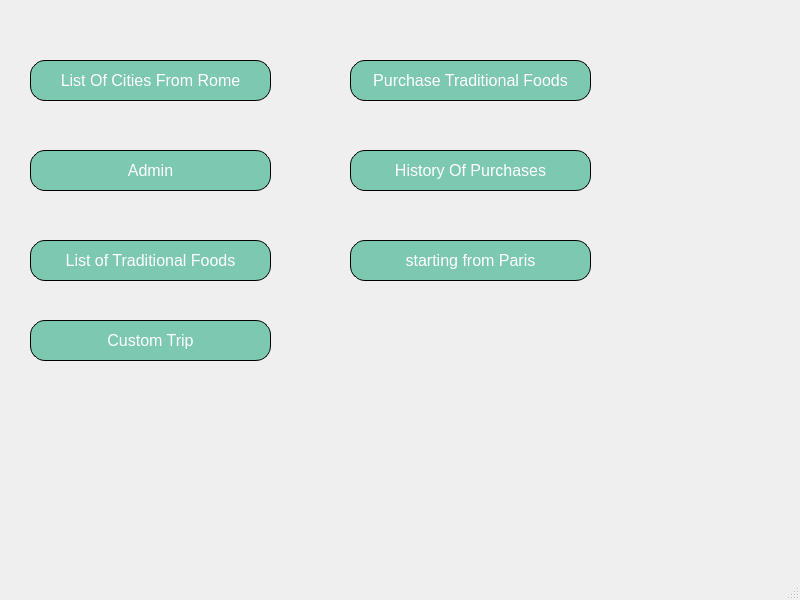
<?xml version="1.0" encoding="UTF-8"?>
<ui version="4.0">
 <class>MainWindow</class>
 <widget class="QMainWindow" name="MainWindow">
  <property name="geometry">
   <rect>
    <x>0</x>
    <y>0</y>
    <width>800</width>
    <height>600</height>
   </rect>
  </property>
  <property name="palette">
   <palette>
    <active>
     <colorrole role="Button">
      <brush brushstyle="SolidPattern">
       <color alpha="255">
        <red>143</red>
        <green>240</green>
        <blue>219</blue>
       </color>
      </brush>
     </colorrole>
    </active>
    <inactive>
     <colorrole role="Button">
      <brush brushstyle="SolidPattern">
       <color alpha="255">
        <red>236</red>
        <green>236</green>
        <blue>236</blue>
       </color>
      </brush>
     </colorrole>
    </inactive>
    <disabled>
     <colorrole role="Button">
      <brush brushstyle="SolidPattern">
       <color alpha="255">
        <red>143</red>
        <green>240</green>
        <blue>219</blue>
       </color>
      </brush>
     </colorrole>
    </disabled>
   </palette>
  </property>
  <property name="font">
   <font>
    <family>Arial</family>
   </font>
  </property>
  <property name="windowTitle">
   <string>MainWindow</string>
  </property>
  <widget class="QWidget" name="centralwidget">
   <widget class="QPushButton" name="pushButton">
    <property name="geometry">
     <rect>
      <x>30</x>
      <y>60</y>
      <width>241</width>
      <height>41</height>
     </rect>
    </property>
    <property name="font">
     <font>
      <family>Arial</family>
      <pointsize>-1</pointsize>
     </font>
    </property>
    <property name="cursor">
     <cursorShape>PointingHandCursor</cursorShape>
    </property>
    <property name="styleSheet">
     <string notr="true">QPushButton{
text-align: center;
color: white;
font-size: 16px;
background-color: #7cc8b1;
border: 1px solid black;
border-radius: 15px;
}</string>
    </property>
    <property name="text">
     <string>List Of Cities From Rome</string>
    </property>
   </widget>
   <widget class="QPushButton" name="pushButton_2">
    <property name="geometry">
     <rect>
      <x>30</x>
      <y>150</y>
      <width>241</width>
      <height>41</height>
     </rect>
    </property>
    <property name="font">
     <font>
      <family>Arial</family>
      <pointsize>-1</pointsize>
     </font>
    </property>
    <property name="cursor">
     <cursorShape>PointingHandCursor</cursorShape>
    </property>
    <property name="styleSheet">
     <string notr="true">QPushButton{
text-align: center;
color: white;
font-size: 16px;
background-color: #7cc8b1;
border: 1px solid black;
border-radius: 15px;
}</string>
    </property>
    <property name="text">
     <string>Admin</string>
    </property>
   </widget>
   <widget class="QPushButton" name="pushButton_displayFood">
    <property name="geometry">
     <rect>
      <x>30</x>
      <y>240</y>
      <width>241</width>
      <height>41</height>
     </rect>
    </property>
    <property name="palette">
     <palette>
      <active>
       <colorrole role="WindowText">
        <brush brushstyle="SolidPattern">
         <color alpha="255">
          <red>255</red>
          <green>255</green>
          <blue>255</blue>
         </color>
        </brush>
       </colorrole>
       <colorrole role="Button">
        <brush brushstyle="SolidPattern">
         <color alpha="255">
          <red>124</red>
          <green>200</green>
          <blue>177</blue>
         </color>
        </brush>
       </colorrole>
       <colorrole role="Text">
        <brush brushstyle="SolidPattern">
         <color alpha="255">
          <red>255</red>
          <green>255</green>
          <blue>255</blue>
         </color>
        </brush>
       </colorrole>
       <colorrole role="ButtonText">
        <brush brushstyle="SolidPattern">
         <color alpha="255">
          <red>255</red>
          <green>255</green>
          <blue>255</blue>
         </color>
        </brush>
       </colorrole>
       <colorrole role="Base">
        <brush brushstyle="SolidPattern">
         <color alpha="255">
          <red>124</red>
          <green>200</green>
          <blue>177</blue>
         </color>
        </brush>
       </colorrole>
       <colorrole role="Window">
        <brush brushstyle="SolidPattern">
         <color alpha="255">
          <red>124</red>
          <green>200</green>
          <blue>177</blue>
         </color>
        </brush>
       </colorrole>
       <colorrole role="PlaceholderText">
        <brush brushstyle="SolidPattern">
         <color alpha="255">
          <red>255</red>
          <green>255</green>
          <blue>255</blue>
         </color>
        </brush>
       </colorrole>
      </active>
      <inactive>
       <colorrole role="WindowText">
        <brush brushstyle="SolidPattern">
         <color alpha="255">
          <red>255</red>
          <green>255</green>
          <blue>255</blue>
         </color>
        </brush>
       </colorrole>
       <colorrole role="Button">
        <brush brushstyle="SolidPattern">
         <color alpha="255">
          <red>124</red>
          <green>200</green>
          <blue>177</blue>
         </color>
        </brush>
       </colorrole>
       <colorrole role="Text">
        <brush brushstyle="SolidPattern">
         <color alpha="255">
          <red>255</red>
          <green>255</green>
          <blue>255</blue>
         </color>
        </brush>
       </colorrole>
       <colorrole role="ButtonText">
        <brush brushstyle="SolidPattern">
         <color alpha="255">
          <red>255</red>
          <green>255</green>
          <blue>255</blue>
         </color>
        </brush>
       </colorrole>
       <colorrole role="Base">
        <brush brushstyle="SolidPattern">
         <color alpha="255">
          <red>124</red>
          <green>200</green>
          <blue>177</blue>
         </color>
        </brush>
       </colorrole>
       <colorrole role="Window">
        <brush brushstyle="SolidPattern">
         <color alpha="255">
          <red>124</red>
          <green>200</green>
          <blue>177</blue>
         </color>
        </brush>
       </colorrole>
       <colorrole role="PlaceholderText">
        <brush brushstyle="SolidPattern">
         <color alpha="255">
          <red>255</red>
          <green>255</green>
          <blue>255</blue>
         </color>
        </brush>
       </colorrole>
      </inactive>
      <disabled>
       <colorrole role="WindowText">
        <brush brushstyle="SolidPattern">
         <color alpha="255">
          <red>255</red>
          <green>255</green>
          <blue>255</blue>
         </color>
        </brush>
       </colorrole>
       <colorrole role="Button">
        <brush brushstyle="SolidPattern">
         <color alpha="255">
          <red>124</red>
          <green>200</green>
          <blue>177</blue>
         </color>
        </brush>
       </colorrole>
       <colorrole role="Text">
        <brush brushstyle="SolidPattern">
         <color alpha="255">
          <red>255</red>
          <green>255</green>
          <blue>255</blue>
         </color>
        </brush>
       </colorrole>
       <colorrole role="ButtonText">
        <brush brushstyle="SolidPattern">
         <color alpha="255">
          <red>255</red>
          <green>255</green>
          <blue>255</blue>
         </color>
        </brush>
       </colorrole>
       <colorrole role="Base">
        <brush brushstyle="SolidPattern">
         <color alpha="255">
          <red>124</red>
          <green>200</green>
          <blue>177</blue>
         </color>
        </brush>
       </colorrole>
       <colorrole role="Window">
        <brush brushstyle="SolidPattern">
         <color alpha="255">
          <red>124</red>
          <green>200</green>
          <blue>177</blue>
         </color>
        </brush>
       </colorrole>
       <colorrole role="PlaceholderText">
        <brush brushstyle="SolidPattern">
         <color alpha="255">
          <red>255</red>
          <green>255</green>
          <blue>255</blue>
         </color>
        </brush>
       </colorrole>
      </disabled>
     </palette>
    </property>
    <property name="cursor">
     <cursorShape>PointingHandCursor</cursorShape>
    </property>
    <property name="styleSheet">
     <string notr="true">QPushButton{
text-align: center;
color: white;
font-size: 16px;
background-color: #7cc8b1;
border: 1px solid black;
border-radius: 15px;
}</string>
    </property>
    <property name="text">
     <string>List of Traditional Foods</string>
    </property>
   </widget>
   <widget class="QPushButton" name="pushButton_displayFood_2">
    <property name="geometry">
     <rect>
      <x>350</x>
      <y>60</y>
      <width>241</width>
      <height>41</height>
     </rect>
    </property>
    <property name="palette">
     <palette>
      <active>
       <colorrole role="WindowText">
        <brush brushstyle="SolidPattern">
         <color alpha="255">
          <red>255</red>
          <green>255</green>
          <blue>255</blue>
         </color>
        </brush>
       </colorrole>
       <colorrole role="Button">
        <brush brushstyle="SolidPattern">
         <color alpha="255">
          <red>124</red>
          <green>200</green>
          <blue>177</blue>
         </color>
        </brush>
       </colorrole>
       <colorrole role="Text">
        <brush brushstyle="SolidPattern">
         <color alpha="255">
          <red>255</red>
          <green>255</green>
          <blue>255</blue>
         </color>
        </brush>
       </colorrole>
       <colorrole role="ButtonText">
        <brush brushstyle="SolidPattern">
         <color alpha="255">
          <red>255</red>
          <green>255</green>
          <blue>255</blue>
         </color>
        </brush>
       </colorrole>
       <colorrole role="Base">
        <brush brushstyle="SolidPattern">
         <color alpha="255">
          <red>124</red>
          <green>200</green>
          <blue>177</blue>
         </color>
        </brush>
       </colorrole>
       <colorrole role="Window">
        <brush brushstyle="SolidPattern">
         <color alpha="255">
          <red>124</red>
          <green>200</green>
          <blue>177</blue>
         </color>
        </brush>
       </colorrole>
       <colorrole role="PlaceholderText">
        <brush brushstyle="SolidPattern">
         <color alpha="255">
          <red>255</red>
          <green>255</green>
          <blue>255</blue>
         </color>
        </brush>
       </colorrole>
      </active>
      <inactive>
       <colorrole role="WindowText">
        <brush brushstyle="SolidPattern">
         <color alpha="255">
          <red>255</red>
          <green>255</green>
          <blue>255</blue>
         </color>
        </brush>
       </colorrole>
       <colorrole role="Button">
        <brush brushstyle="SolidPattern">
         <color alpha="255">
          <red>124</red>
          <green>200</green>
          <blue>177</blue>
         </color>
        </brush>
       </colorrole>
       <colorrole role="Text">
        <brush brushstyle="SolidPattern">
         <color alpha="255">
          <red>255</red>
          <green>255</green>
          <blue>255</blue>
         </color>
        </brush>
       </colorrole>
       <colorrole role="ButtonText">
        <brush brushstyle="SolidPattern">
         <color alpha="255">
          <red>255</red>
          <green>255</green>
          <blue>255</blue>
         </color>
        </brush>
       </colorrole>
       <colorrole role="Base">
        <brush brushstyle="SolidPattern">
         <color alpha="255">
          <red>124</red>
          <green>200</green>
          <blue>177</blue>
         </color>
        </brush>
       </colorrole>
       <colorrole role="Window">
        <brush brushstyle="SolidPattern">
         <color alpha="255">
          <red>124</red>
          <green>200</green>
          <blue>177</blue>
         </color>
        </brush>
       </colorrole>
       <colorrole role="PlaceholderText">
        <brush brushstyle="SolidPattern">
         <color alpha="255">
          <red>255</red>
          <green>255</green>
          <blue>255</blue>
         </color>
        </brush>
       </colorrole>
      </inactive>
      <disabled>
       <colorrole role="WindowText">
        <brush brushstyle="SolidPattern">
         <color alpha="255">
          <red>255</red>
          <green>255</green>
          <blue>255</blue>
         </color>
        </brush>
       </colorrole>
       <colorrole role="Button">
        <brush brushstyle="SolidPattern">
         <color alpha="255">
          <red>124</red>
          <green>200</green>
          <blue>177</blue>
         </color>
        </brush>
       </colorrole>
       <colorrole role="Text">
        <brush brushstyle="SolidPattern">
         <color alpha="255">
          <red>255</red>
          <green>255</green>
          <blue>255</blue>
         </color>
        </brush>
       </colorrole>
       <colorrole role="ButtonText">
        <brush brushstyle="SolidPattern">
         <color alpha="255">
          <red>255</red>
          <green>255</green>
          <blue>255</blue>
         </color>
        </brush>
       </colorrole>
       <colorrole role="Base">
        <brush brushstyle="SolidPattern">
         <color alpha="255">
          <red>124</red>
          <green>200</green>
          <blue>177</blue>
         </color>
        </brush>
       </colorrole>
       <colorrole role="Window">
        <brush brushstyle="SolidPattern">
         <color alpha="255">
          <red>124</red>
          <green>200</green>
          <blue>177</blue>
         </color>
        </brush>
       </colorrole>
       <colorrole role="PlaceholderText">
        <brush brushstyle="SolidPattern">
         <color alpha="255">
          <red>255</red>
          <green>255</green>
          <blue>255</blue>
         </color>
        </brush>
       </colorrole>
      </disabled>
     </palette>
    </property>
    <property name="cursor">
     <cursorShape>PointingHandCursor</cursorShape>
    </property>
    <property name="styleSheet">
     <string notr="true">QPushButton{
text-align: center;
color: white;
font-size: 16px;
background-color: #7cc8b1;
border: 1px solid black;
border-radius: 15px;
}</string>
    </property>
    <property name="text">
     <string>Purchase Traditional Foods</string>
    </property>
   </widget>
   <widget class="QPushButton" name="pushButton_displayFood_3">
    <property name="geometry">
     <rect>
      <x>350</x>
      <y>150</y>
      <width>241</width>
      <height>41</height>
     </rect>
    </property>
    <property name="palette">
     <palette>
      <active>
       <colorrole role="WindowText">
        <brush brushstyle="SolidPattern">
         <color alpha="255">
          <red>255</red>
          <green>255</green>
          <blue>255</blue>
         </color>
        </brush>
       </colorrole>
       <colorrole role="Button">
        <brush brushstyle="SolidPattern">
         <color alpha="255">
          <red>124</red>
          <green>200</green>
          <blue>177</blue>
         </color>
        </brush>
       </colorrole>
       <colorrole role="Text">
        <brush brushstyle="SolidPattern">
         <color alpha="255">
          <red>255</red>
          <green>255</green>
          <blue>255</blue>
         </color>
        </brush>
       </colorrole>
       <colorrole role="ButtonText">
        <brush brushstyle="SolidPattern">
         <color alpha="255">
          <red>255</red>
          <green>255</green>
          <blue>255</blue>
         </color>
        </brush>
       </colorrole>
       <colorrole role="Base">
        <brush brushstyle="SolidPattern">
         <color alpha="255">
          <red>124</red>
          <green>200</green>
          <blue>177</blue>
         </color>
        </brush>
       </colorrole>
       <colorrole role="Window">
        <brush brushstyle="SolidPattern">
         <color alpha="255">
          <red>124</red>
          <green>200</green>
          <blue>177</blue>
         </color>
        </brush>
       </colorrole>
       <colorrole role="PlaceholderText">
        <brush brushstyle="SolidPattern">
         <color alpha="255">
          <red>255</red>
          <green>255</green>
          <blue>255</blue>
         </color>
        </brush>
       </colorrole>
      </active>
      <inactive>
       <colorrole role="WindowText">
        <brush brushstyle="SolidPattern">
         <color alpha="255">
          <red>255</red>
          <green>255</green>
          <blue>255</blue>
         </color>
        </brush>
       </colorrole>
       <colorrole role="Button">
        <brush brushstyle="SolidPattern">
         <color alpha="255">
          <red>124</red>
          <green>200</green>
          <blue>177</blue>
         </color>
        </brush>
       </colorrole>
       <colorrole role="Text">
        <brush brushstyle="SolidPattern">
         <color alpha="255">
          <red>255</red>
          <green>255</green>
          <blue>255</blue>
         </color>
        </brush>
       </colorrole>
       <colorrole role="ButtonText">
        <brush brushstyle="SolidPattern">
         <color alpha="255">
          <red>255</red>
          <green>255</green>
          <blue>255</blue>
         </color>
        </brush>
       </colorrole>
       <colorrole role="Base">
        <brush brushstyle="SolidPattern">
         <color alpha="255">
          <red>124</red>
          <green>200</green>
          <blue>177</blue>
         </color>
        </brush>
       </colorrole>
       <colorrole role="Window">
        <brush brushstyle="SolidPattern">
         <color alpha="255">
          <red>124</red>
          <green>200</green>
          <blue>177</blue>
         </color>
        </brush>
       </colorrole>
       <colorrole role="PlaceholderText">
        <brush brushstyle="SolidPattern">
         <color alpha="255">
          <red>255</red>
          <green>255</green>
          <blue>255</blue>
         </color>
        </brush>
       </colorrole>
      </inactive>
      <disabled>
       <colorrole role="WindowText">
        <brush brushstyle="SolidPattern">
         <color alpha="255">
          <red>255</red>
          <green>255</green>
          <blue>255</blue>
         </color>
        </brush>
       </colorrole>
       <colorrole role="Button">
        <brush brushstyle="SolidPattern">
         <color alpha="255">
          <red>124</red>
          <green>200</green>
          <blue>177</blue>
         </color>
        </brush>
       </colorrole>
       <colorrole role="Text">
        <brush brushstyle="SolidPattern">
         <color alpha="255">
          <red>255</red>
          <green>255</green>
          <blue>255</blue>
         </color>
        </brush>
       </colorrole>
       <colorrole role="ButtonText">
        <brush brushstyle="SolidPattern">
         <color alpha="255">
          <red>255</red>
          <green>255</green>
          <blue>255</blue>
         </color>
        </brush>
       </colorrole>
       <colorrole role="Base">
        <brush brushstyle="SolidPattern">
         <color alpha="255">
          <red>124</red>
          <green>200</green>
          <blue>177</blue>
         </color>
        </brush>
       </colorrole>
       <colorrole role="Window">
        <brush brushstyle="SolidPattern">
         <color alpha="255">
          <red>124</red>
          <green>200</green>
          <blue>177</blue>
         </color>
        </brush>
       </colorrole>
       <colorrole role="PlaceholderText">
        <brush brushstyle="SolidPattern">
         <color alpha="255">
          <red>255</red>
          <green>255</green>
          <blue>255</blue>
         </color>
        </brush>
       </colorrole>
      </disabled>
     </palette>
    </property>
    <property name="cursor">
     <cursorShape>PointingHandCursor</cursorShape>
    </property>
    <property name="styleSheet">
     <string notr="true">QPushButton{
text-align: center;
color: white;
font-size: 16px;
background-color: #7cc8b1;
border: 1px solid black;
border-radius: 15px;
}</string>
    </property>
    <property name="text">
     <string>History Of Purchases</string>
    </property>
   </widget>
   <widget class="QPushButton" name="pushButton_startingFromParis">
    <property name="geometry">
     <rect>
      <x>350</x>
      <y>240</y>
      <width>241</width>
      <height>41</height>
     </rect>
    </property>
    <property name="cursor">
     <cursorShape>PointingHandCursor</cursorShape>
    </property>
    <property name="styleSheet">
     <string notr="true">QPushButton{
text-align: center;
color: white;
font-size: 16px;
background-color: #7cc8b1;
border: 1px solid black;
border-radius: 15px;
}</string>
    </property>
    <property name="text">
     <string>starting from Paris</string>
    </property>
   </widget>
   <widget class="QPushButton" name="pushButton_startingFromParis_2">
    <property name="geometry">
     <rect>
      <x>30</x>
      <y>320</y>
      <width>241</width>
      <height>41</height>
     </rect>
    </property>
    <property name="cursor">
     <cursorShape>PointingHandCursor</cursorShape>
    </property>
    <property name="styleSheet">
     <string notr="true">QPushButton{
text-align: center;
color: white;
font-size: 16px;
background-color: #7cc8b1;
border: 1px solid black;
border-radius: 15px;
}</string>
    </property>
    <property name="text">
     <string>Custom Trip</string>
    </property>
   </widget>
  </widget>
  <widget class="QMenuBar" name="menubar">
   <property name="geometry">
    <rect>
     <x>0</x>
     <y>0</y>
     <width>800</width>
     <height>22</height>
    </rect>
   </property>
  </widget>
  <widget class="QStatusBar" name="statusbar"/>
 </widget>
 <resources/>
 <connections/>
</ui>
